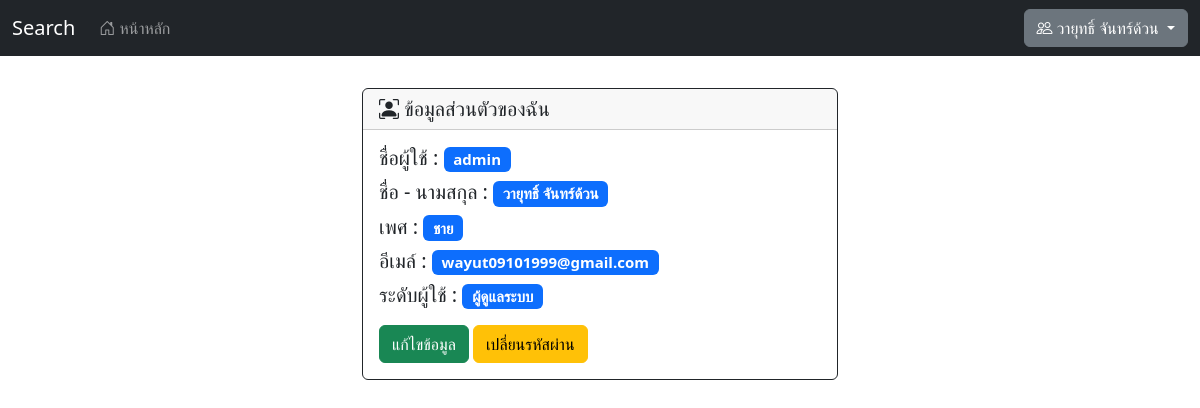
/profile.php (signed in), run on the app's committed database.
### tables this page shows
CREATE TABLE `tb_user` (
  `user_id` int(10) NOT NULL COMMENT 'ไอดีผู้ใช้',
  `user_username` varchar(30) NOT NULL COMMENT 'ชื่อผู้ใช้',
  `user_password` varchar(50) NOT NULL COMMENT 'รหัสผ่าน',
  `user_name` varchar(60) NOT NULL COMMENT 'ชื่อ',
  `user_surname` varchar(60) NOT NULL COMMENT 'นามสกุล',
  `user_sex` enum('ชาย','หญิง') NOT NULL COMMENT 'เพศ',
  `user_email` varchar(100) DEFAULT NULL COMMENT 'อีเมล์',
  `user_level` enum('member','admin') NOT NULL DEFAULT 'member' COMMENT 'ระดับผู้ใช้'
);

### connections/mysqli.php (called while the page is built, shortened)
<?php
  $hostname = "localhost";
  $username = "root";
  $password = "";
  $database = "search_db";
  $Connection = mysqli_connect($hostname, $username, $password, $database);
  mysqli_set_charset($Connection, "utf8");
  $title = "Search";
  if ($_SESSION != NULL) {
    $sql_tb_user = "SELECT * FROM tb_user WHERE user_username = '".$_SESSION['user_username']."'";
    $query_tb_user = mysqli_query($Connection,$sql_tb_user);
    $result_tb_user = mysqli_fetch_array($query_tb_user);
  }
?>

### profile.php (the view, shortened to what this page needs)
<?php
require_once('connections/mysqli.php');
$sql = "SELECT * FROM tb_user WHERE user_username = '".$_SESSION['user_username']."'";
$query = mysqli_query($Connection,$sql);
$result = mysqli_fetch_array($query);
?>
<!DOCTYPE html>
<html lang="en">
<head>
  <link rel="stylesheet" href="assets/css/bootstrap.min.css">
  <link rel="stylesheet" href="assets/icons/bootstrap-icons.css">
</head>
<body class="default">
  <?php include 'includes/navbar.php';?>
  <div class="container-fluid">
    <div class="row justify-content-md-center">
      <div class="col-md-5 mb-4">
        <div class="card border-dark mt-2">
          <h5 class="card-header"><i class="bi bi-person-bounding-box"></i> ข้อมูลส่วนตัวของฉัน</h5>
          <div class="card-body">
            <h5 class="card-text">ชื่อผู้ใช้ : <span class="badge bg-primary"><?php echo $result[1]; ?></span></h5>
            <h5 class="card-text">ชื่อ - นามสกุล : <span class="badge bg-primary"><?php echo $result[3].' '.$result[4]; ?></span></h5>
            <h5 class="card-text">เพศ : <span class="badge bg-primary"><?php echo $result[5]; ?></span></h5>
            <h5 class="card-text">อีเมล์ :
              <?php
              if ($result[6] == NULL) {
                echo "<span class='badge bg-danger'>ว่าง</span>";
              }else{
                echo "<span class='badge bg-primary'>$result[6]</span>";
              }
              ?>
            </h5>
            <h5 class="card-text">ระดับผู้ใช้ : <span class="badge bg-primary"><?php if ($result[7] == "member") {echo "สมาชิก";}else{echo "ผู้ดูแลระบบ";} ?></span></h5>
            <div class="mt-3">
              <a href="profile_edit.php" class="btn btn-success">แก้ไขข้อมูล</a>
              <a href="change_password.php" class="btn btn-warning">เปลี่ยนรหัสผ่าน</a>
            </div>
          </div>
        </div>
      </div>
    </div>
  </div>
</body>
</html>

### includes/navbar.php (shortened to what this page needs)
<nav class="navbar navbar-expand-lg navbar-dark bg-dark">
  <div class="container-fluid">
    <a class="navbar-brand" href="index.php"><?php echo $title; ?></a>
    <div class="collapse navbar-collapse" id="navbarSupportedContent">
      <ul class="navbar-nav me-auto mb-2 mb-lg-0">
        <li class="nav-item">
          <a class="nav-link" href="index.php"><i class="bi bi-house-door"></i> หน้าหลัก</a>
        </li>
      </ul>
      <div class="d-flex">
        <?php
        if ($_SESSION == NULL) {
          ?>
          <button class="btn btn-outline-primary" type="submit" onclick="window.location.href='login.php'">เข้าสู่ระบบ</button>
          <?php
        }else{
          ?>
          <div class="btn-group">
            <button type="button" class="btn btn-secondary dropdown-toggle" data-bs-toggle="dropdown" data-bs-display="static" aria-expanded="false"><?php echo "<i class='bi bi-people'></i> ".$result_tb_user[3].' '.$result_tb_user[4].' '; ?></button>
          </div>
          <?php
        }
        ?>
      </div>
    </div>
  </div>
</nav>

### data on the page
tb_user: user_name "วายุทธิ์", user_surname "จันทร์ด้วน", user_username "admin", user_sex "ชาย", user_email "wayut09101999@gmail.com"

### other printed values
$title "Search"
